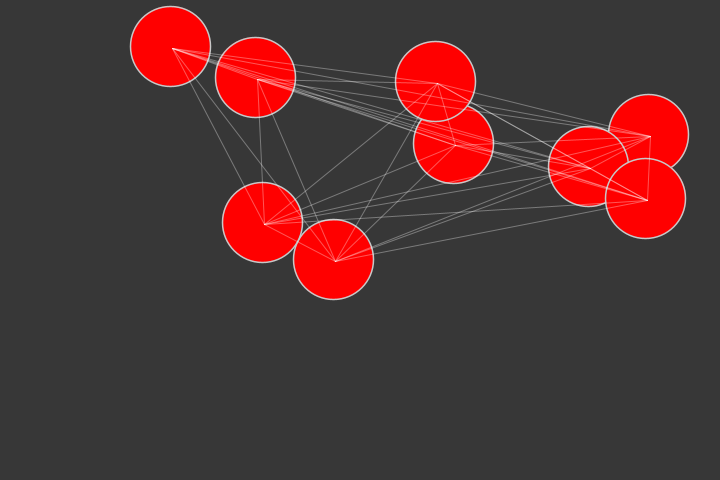
Frame 1 (no input)
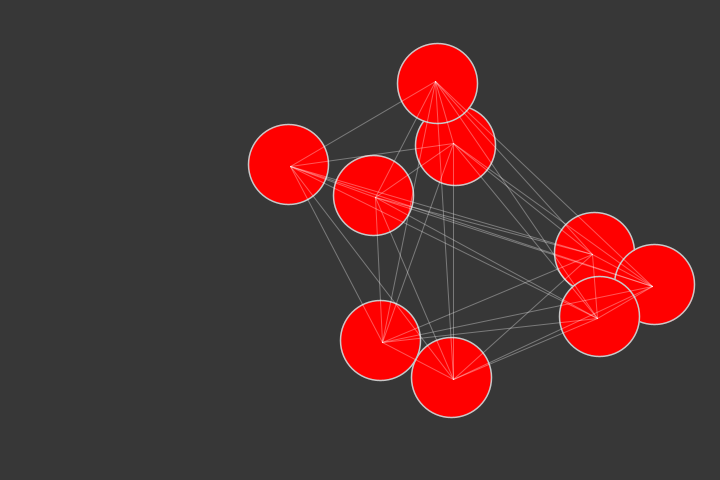
Frame 60 (the mouse pressed at the canvas centre just before this capture)
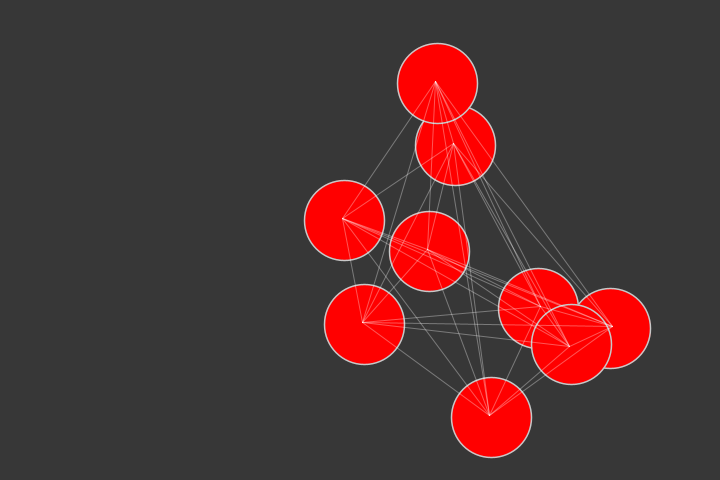
Frame 120 (the mouse held since frame 60 and released just before this capture)

The Processing sketch that drew these frames (run headless with seeded random() and noise(); from frame 60 on, the mouse is pressed at the canvas centre):

// Processing sketch: U_ArraysBalls
// ── U_ArraysBalls.pde
Ball [] balls = new Ball [9];
Collision collisionChecker;

void setup() {
  size(720, 480);

  for (int i = 0; i < balls.length; i++) {
    balls[i] = new Ball(80);
  }

  collisionChecker = new Collision(balls);
}

void draw() {
  background(55);

  for (int i = 0; i < balls.length; i++) {
    balls[i].display();
    balls[i].bound();
    balls[i].checkEdge();
  }

  collisionChecker.checkCollison();
}

// ── Ball.pde
class Ball {
  float x;
  float y;
  float diameter;
  float speedX;
  float speedY;
  color deafultColor;

  Ball(float asignedDiameter) {
    diameter = asignedDiameter;
    x = random(diameter/2, width - diameter/2);
    y = random(diameter/2, height - diameter/2);
    speedX = 2;
    speedY = 2;
    deafultColor = color (255, 0, 0);
  }

  Ball(float asignedX, float asignedY, float asignedDiameter) {
    x = asignedX;
    y = asignedY;
    diameter = asignedDiameter;
    speedX = 2;
    speedY = 2;
    deafultColor = color (255, 0, 0);
  }

  void display() {
    stroke(200);
    strokeWeight(1.5);
    fill(deafultColor);

    ellipse(x, y, diameter, diameter);
  }

  void bound () {
    x = x + speedX;
    y = y + speedY;
  }

  void checkEdge() {
    if (x > width - diameter/2 || x < 0 + diameter/2) {
      speedX = - speedX;
    }
    if (y > height - diameter/2 || y < 0 + diameter/2) {
      speedY = - speedY;
    }
  }
  /*void checkCollison(Ball other) {
    float distance = dist(x, y, other.x, other.y);
    if (diameter/2 + other.diameter/2 >= distance) {
      speedX = - speedX;
      speedY = - speedY;

      other.speedX = - speedX;
      other.speedY = - speedY;
    }
  }*/
}

// ── Collision.pde
class Collision {
  Ball [] targets;

  Collision(Ball[] balls) {
    targets = balls;
  }

  void checkCollison() {
    //float[] distances = new float[targets.length]; // Enlaces = n*(n-1)/2

    for (int i = 0; i < targets.length; i++) {
      for (int j = i+1; j < targets.length; j++) {

        stroke(255,255,255,85);
        strokeWeight(1);
        line(targets[i].x, targets[i].y, targets[j].x, targets[j].y);

        if (targets[i].diameter/2 + targets[j].diameter/2 >= dist(targets[i].x, targets[i].y, targets[j].x, targets[j].y)) {
          
          targets[i].speedX = - targets[i].speedX;
          targets[i].speedY = - targets[i].speedY;

          targets[j].speedX = - targets[j].speedX;
          targets[j].speedY = - targets[j].speedY;

        }
      }
    }
  }
}
